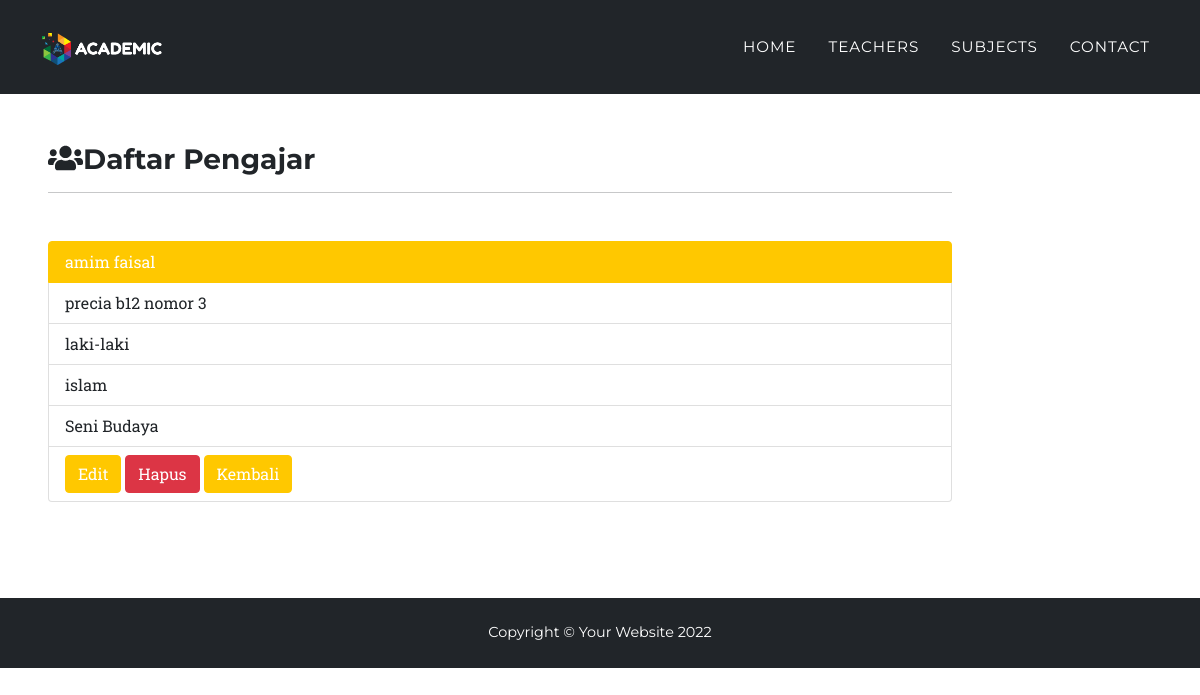
Page /detail.php?id=2 on the earlier database version.
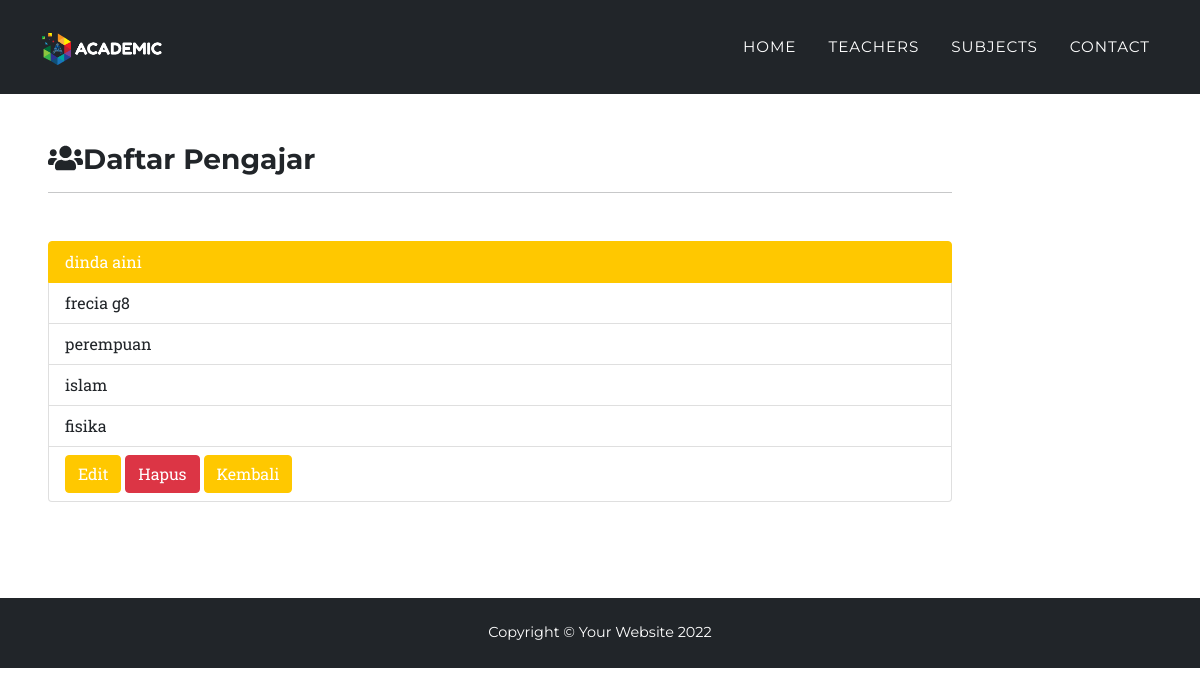
Same page on the later database version.
### tables this page shows
CREATE TABLE `tbl_pengajar` (
  `id` int(11) NOT NULL,
  `nidn` int(11) NOT NULL,
  `nama` varchar(30) NOT NULL,
  `alamat` varchar(40) NOT NULL,
  `jenis_kelamin` varchar(9) NOT NULL,
  `agama` varchar(10) NOT NULL,
  `mata_pelajaran` varchar(20) NOT NULL
);

### function.php (called while the page is built, shortened)
<?php
$conn = mysqli_connect('sql201.epizy.com', 'epiz_30996223', 'SvxvbmceMyE8fx', 'epiz_30996223_uas_1904030004');
function query($query)
{
    global $conn;
    $result = mysqli_query($conn, $query);
    if (mysqli_num_rows($result) == 1) {
        return mysqli_fetch_assoc($result);
    }
    $rows = [];
    return $rows;
}

### detail.php (the view, shortened to what this page needs)
<?php
require 'function.php';
$id = $_GET['id'];
$guru = query("SELECT * FROM tbl_pengajar WHERE id = $id");
?>
<!DOCTYPE html>
<html lang="en">
<head>
  <link href="css/styles.css" rel="stylesheet" />
</head>
<body id="page-top">
  <nav class="navbar navbar-expand-lg navbar-dark fixed-top bg-dark" id="mainNav">
    <div class="container">
      <a class="navbar-brand" href="#page-top"><img src="assets/img/navbar-academic.png" alt="..." /></a>
      <div class="collapse navbar-collapse" id="navbarResponsive">
        <ul class="navbar-nav text-uppercase ms-auto py-4 py-lg-0">
          <li class="nav-item"><a class="nav-link" href="index.php">Home</a></li>
          <li class="nav-item"><a class="nav-link" href="teachers.php">Teachers</a></li>
          <li class="nav-item"><a class="nav-link" href="subjects.php">Subjects</a></li>
          <li class="nav-item"><a class="nav-link" href="contact.php">Contact</a></li>
        </ul>
      </div>
    </div>
  </nav>
  <div class="col-md-10 p-5 pt-5 mt-5 pb-5">
    <h3><i class="fas fa-users mt-5"></i>Daftar Pengajar</h3>
    <hr class="mb-5">
    <ul class="list-group">
      <li class="list-group-item active"><?= $guru['nama']; ?></li>
      <li class="list-group-item"><?= $guru['alamat']; ?></li>
      <li class="list-group-item"><?= $guru['jenis_kelamin']; ?></li>
      <li class="list-group-item"><?= $guru['agama']; ?></li>
      <li class="list-group-item"><?= $guru['mata_pelajaran']; ?></li>
      <li class="list-group-item">
        <a href="edit.php?id=<?= $guru['id']; ?>" class="btn btn-warning" role="button">Edit</a>
        <a href="hapus.php?id=<?= $guru['id']; ?>" onclick="return confirm('apakah anda akan menghapus data ini');" class="btn btn-danger" role="button">Hapus</a>
        <a href="teachers.php" class="btn btn-primary" role="button">Kembali</a>
      </li>
    </ul>
  </div>
  <footer class="footer bg-dark py-4">
    <div class="container">
      <div class="row align-items-center">
        <div class="text-white text-center">Copyright &copy; Your Website 2022</div>
      </div>
    </div>
  </footer>
</body>
</html>

Differences in the rows shown:
changed tbl_pengajar "islam": nama "amim faisal" → "dinda aini"; alamat "precia b12 nomor 3" → "frecia g8"; jenis_kelamin "laki-laki" → "perempuan"; mata_pelajaran "Seni Budaya" → "fisika"
